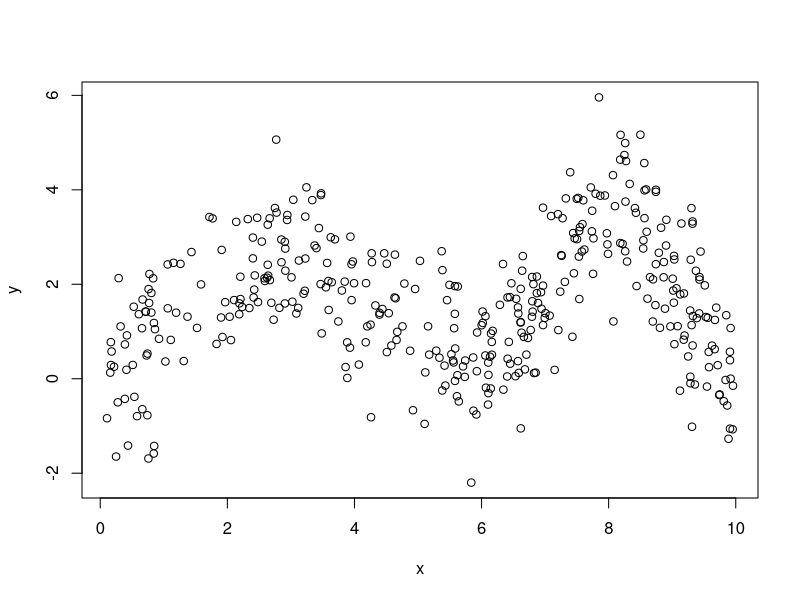

Generate this figure with R:
n <- 100

beta <- c(0,1,6,-1,-12,2,20,-2)

x1 <- runif(n,0,3)
x2 <- runif(n,3,6)
x3 <- runif(n,6,8)
x4 <- runif(n,8,10)

x.list <- list(x1,x2,x3,x4)
x <- unlist(x.list)

y <- rep(0,n*4)
for (i in 1:4) {
  for (j in 1:n) {
  y[(i-1)*n+j] <- x.list[[i]][j] * beta[2*i] + beta[2*i-1]
  }
}

y <- rnorm(4*n,y,1)

plot(x,y)



